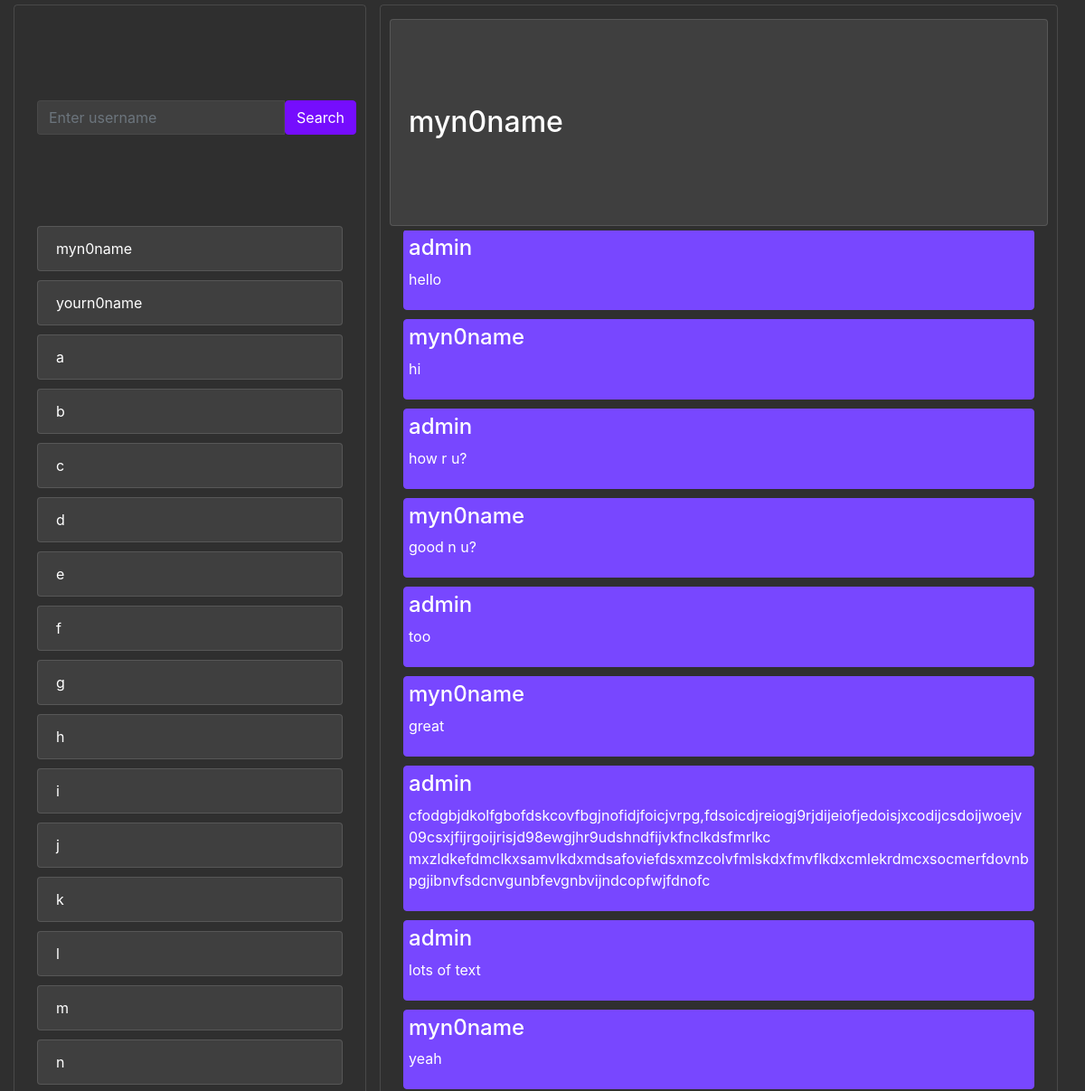
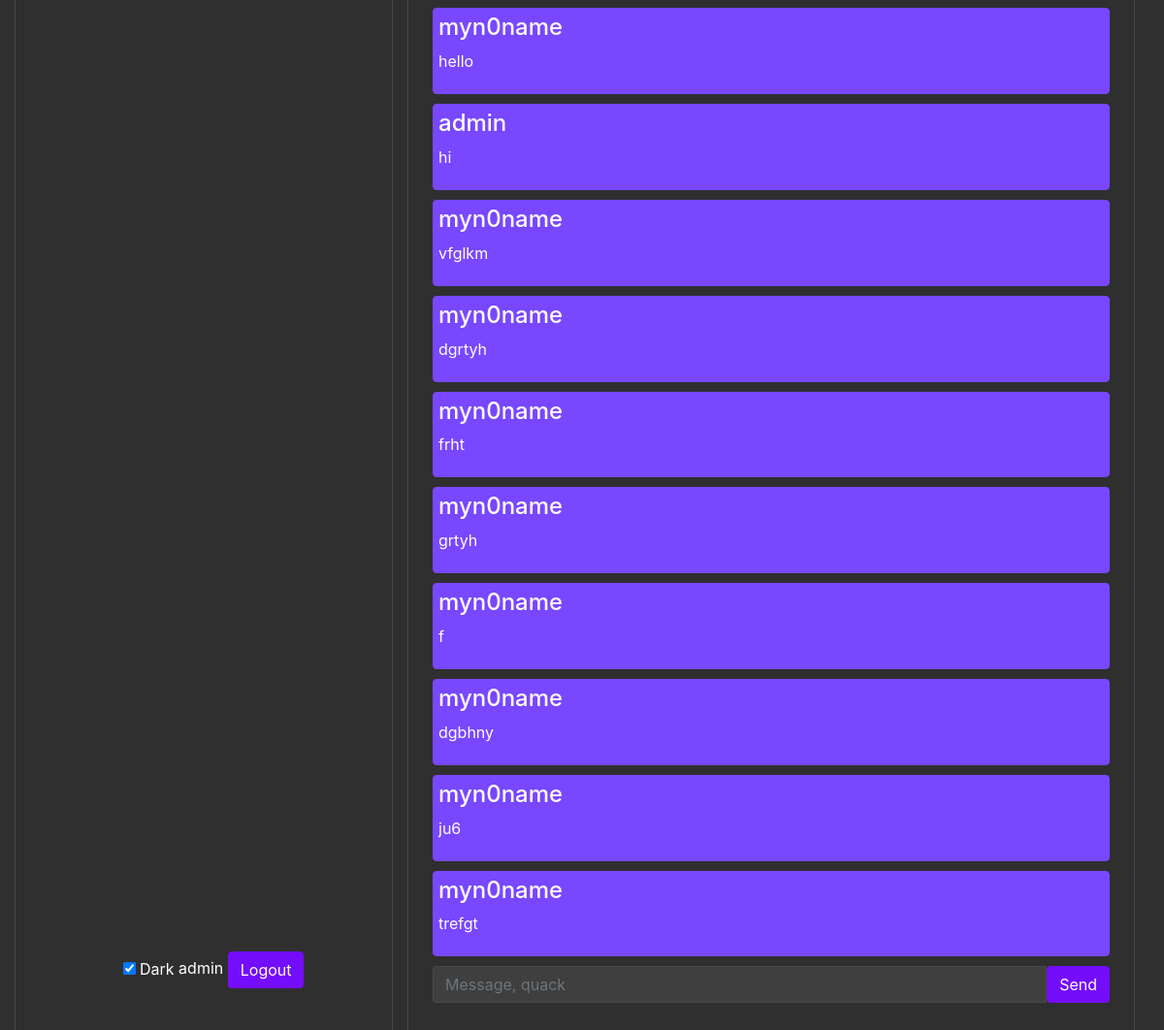
The page /chat/myn0name (signed in) on the database its author committed (2 pictures, top to bottom).
### network/models.py (models this page shows, shortened)
class User(AbstractUser):
    dark = models.BooleanField(verbose_name="is_dark_theme", default=True)
    def __str__(self) -> str:
        return self.username

class Message(models.Model):
    chat = models.ForeignKey(Chat, models.CASCADE, related_name='message_in')
    sender = models.ForeignKey(User, models.CASCADE, related_name='message_sender')
    message = models.CharField(max_length=5000)

### network/views.py (the view)
# urls.py: path("chat/<str:user>", views.chat, name="chat"),
def chat(request, user):
    receiver = User.objects.get(username=user)
    sender = User.objects.get(username=request.user)
    chats = Chat.objects.all()
    chat = None
    for i in chats:
        if receiver in i.participants.all() and sender in i.participants.all():
            chat = i
            break
    messages = None
    if not chat:
        new_chat = Chat.objects.create()
        new_chat.participants.add(receiver)
        new_chat.participants.add(sender)
        new_chat.save()
    else:
        messages = Message.objects.filter(chat=chat)
    return render(request, "network/chat.html", {
        "chats": get_user_chats(request.user),
        "chat_with": user,
        "user": request.user,
        "messages": reversed(messages) if messages else None,
        "dark": User.objects.get(username=request.user).dark,
    })

### network/views.py (called while the page is built)
def get_user_chats(user):
        user = User.objects.get(username=user)
        chats = []
        for i in Chat.objects.all():
            cur_partic = i.participants.all()
            if cur_partic.contains(user):
                receiver = cur_partic[0 if cur_partic[0] != user else 1]
                chats += [receiver.username]
        return chats

### network/templates/network/chat.html (shortened to what this page needs)
{% extends "network/main_layout.html" %}
{% load static %}
{% block body %}
    <div class="col-12 section">
        <div id="heading" class="col-12 h-10 row heading">
            <h2 id="to" class="vertical-center text-color">{{ chat_with }}</h2>
        </div>
        <div id="messages_block" class="col-12 h-85 scroll messages">
                {% for message in messages %}
                    <div class="message">
                        <h4>{{ message.sender }}</h4>
                        <p>{{ message.message }}</p>
                    </div>
                {% empty %}
                    <div id="no_messages" class="center-message">
                        <h4>Start your conversation now, quack!</h4>
                    </div>
                {% endfor %}
        </div>
        <div id="text_input" class="col-12 h-5 w-100 side-list-item">
        <form id="form" method="post">
            <div class="input-group">
                <input id="message" class="form-control message-box" name="username" type="text" placeholder="Message, quack">
                <button id="sumbit" name="{{ user }}" class="btn btn-color" value="Send">Send</button>
            </div>
        </form>
    </div>
    </div>
{% endblock body %}

### network/templates/network/main_layout.html (shortened to what this page needs)
{% load static %}
<!DOCTYPE html>
<html lang="en">
    <head>
        <link rel="stylesheet" href="https://stackpath.bootstrapcdn.com/bootstrap/4.4.1/css/bootstrap.min.css">
        {% if dark %}
            <link rel="stylesheet" href="{% static 'network/dark.css' %}">
        {% else %}
            <link rel="stylesheet" href="{% static 'network/light.css' %}">
        {% endif %}
    </head>
    <body>
        <div class="col-12 d-flex">
            <div class="col-4 side-bar section">
                <div class="col-12 h-10">
                    <form class="vertical-center" action="{% url 'search' %}" method="post">
                        <div class="input-group">
                            <input class="form-control message-box" name="username" type="text" placeholder="Enter username">
                            <input class="btn btn-color" type="submit" value="Search">
                        </div>
                    </form>
                </div>
                <div class="col-12 scroll h-85">
                    <ul class="list-group">
                        {% for chat in chats %}
                        <a href="{% url 'chat' chat %}" class="side-list-item">
                            <li class="list-group-item chat-item">{{ chat }}</li>
                        </a>
                        {% empty %}
                        <div class="text-center">
                            <h3>Still no chats here :(</h3>
                        </div>
                        {% endfor %}
                    </ul>
                </div>
                <div class="col-12 h-5 text-center align-middle">
                    <form class="form-check form-switch" id="dark-mode-form" action="{% url 'dark-mode' %}" method="post">
                        <input onchange="this.form.submit()" type="checkbox" role="switch" id="flexSwitchCheckDefault" name="dark-toggle" {% if dark %} checked {% endif %}>
                        <label class="text-color" for="flexSwitchCheckDefault">Dark</label>
                        <span class="text-color">{{ user }}</span>
                        <a href="{% url 'logout' %}" class="btn btn-color">Logout</a>
                    </form>
                </div>
            </div>
                <div class="col-8">
                    {% block body %}
                    {% endblock body %}
                </div>
            </div>
    </body>
</html>

### network/static/network/dark.css (style rules this page uses)
html, body { height: 99vh; background-color: #2f2f2f; }
a { text-decoration: none; color: white; }
.side-list-item { margin: 5px 0px; }
.h-85 { height: 85%; }
.h-10 { height: 10%; }
.h-5 { height: 5%; }
.heading { background-color: #3f3f3f; border: 1px solid rgba(255, 255, 255, 0.125); border-radius: 0.25rem; margin: 5px 0px; padding: 10px 20px; }
.message { border: 1px solid #7847ff; background-color: #7847ff; color: white; overflow-wrap: break-word; width: 100%; border-radius: 0.25rem; padding: 5px; margin: 5px 0px; }
.scroll { position: relative; overflow-y: scroll; }
.messages { display: flex; flex-direction: column-reverse; }
.message-box { background-color: #3f3f3f; color: #3f3f3f; border: 1px solid rgba(255, 255, 255, 0.125); }
.vertical-center { margin: 0; position: absolute; top: 50%; -ms-transform: translateY(-50%); transform: translateY(-50%); }
.section { border: 1px solid rgba(255, 255, 255, 0.125); height: 99vh; margin: 5px 0px; border-radius: 0.25rem; padding: 10px; }
.btn-color { color: white; background-color: #750dfd; border-color: #750dfd; }
.text-color { color: white; }
.chat-item { background-color: #3f3f3f; border: 1px solid rgba(255, 255, 255, 0.125); }

### rows shown on the page
User: chats "myn0name", username "myn0name"
User: chats "yourn0name"
User: username "admin"
Message: sender "myn0name", message "trefgt"
Message: sender "myn0name", message "ju6"
Message: sender "myn0name", message "dgbhny"
Message: sender "myn0name", message "f"
Message: sender "myn0name", message "grtyh"
Message: sender "myn0name", message "frht"
Message: sender "myn0name", message "dgrtyh"
Message: sender "myn0name", message "vfglkm"
Message: sender "admin", message "hi"
Message: sender "myn0name", message "hello"
Message: sender "myn0name", message "yeah"
Message: sender "admin", message "lots of text"
Message: sender "admin", message "cfodgbjdkolfgbofdskcovfbgjnofidjfoicjvrpg,fdsoicdjreiogj9rjdijeiofjedoisjxcodijcsdoijwoejv09csxjfijrgoijrisjd98ewgjhr9udshndfijvkfnclkdsfmrlkc mxzldkefdmclkxsamvlkdxmdsafoviefdsxmzcolvfmlskdxfmvflkdxcmlekrdmcxsocmerfdovnbpgjibnvfsdcnvgunbfevgnbvijndcopfwjfdnofc"
Message: sender "myn0name", message "great"
Message: sender "admin", message "too"
Message: sender "myn0name", message "good n u?"
Message: sender "admin", message "how r u?"
Message: sender "myn0name", message "hi"
Message: sender "admin", message "hello"

### other values the page prints
{{ chat }} "a" "b" "c" "d" "e" "f" "g" "h" "i" "j" "k" "l" "m" "n"
